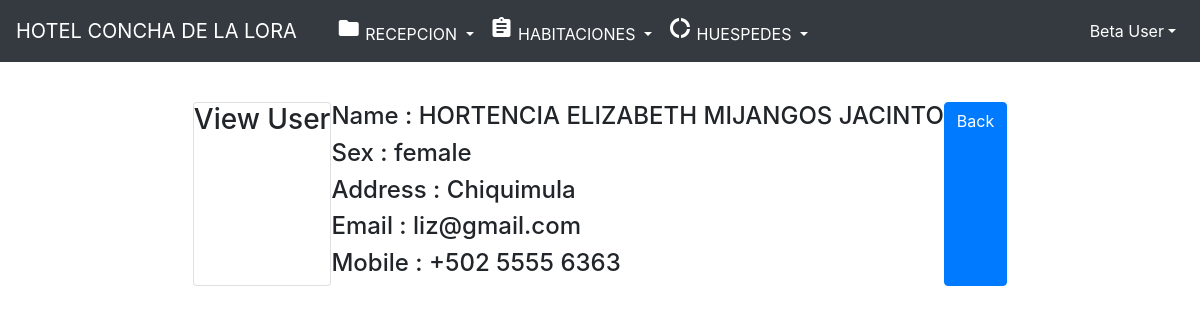
The page /user/viewuser/188 on the database its author committed.
### tables this page shows
CREATE TABLE `usertable` (
  `id` int(11) NOT NULL,
  `name` varchar(50) NOT NULL,
  `sex` varchar(10) NOT NULL,
  `username` varchar(32) NOT NULL,
  `password` varchar(32) NOT NULL,
  `mobile` varchar(15) NOT NULL,
  `address` varchar(50) NOT NULL,
  `email` varchar(50) NOT NULL,
  `image` varchar(50) NOT NULL
);

### application/controllers/User.php (called while the page is built, shortened)
<?php
class user extends  CI_Controller{
    public function viewuser($userid = "")
    {
       $this->load->view('template/inc/header.php');
	   $data['userdata'] = $this->HomeModel->getsingleuser($userid);
       $this->load->view('template/home/viewuser.php',$data);
       $this->load->view('template/inc/footer.php');
    }
}

### index.php (called while the page is built, shortened)
<?php
require_once BASEPATH.'core/CodeIgniter.php';

### application/models/HomeModel.php (called while the page is built, shortened)
<?php
    class HomeModel extends  CI_Model{
        public function __construct()
        {
            $this->db = $this->load->database("default",TRUE);
        }
        public function getsingleuser($userid)
        {
            $this->db->where('id', $userid);
            $result = $this->db->get('usertable');
            return $result->result_array();
        }
    }
?>

### application/views/template/home/viewuser.php (the view)
<div class="row" style="margin-top: 40px;">
    <div class="card">
		<h3 >View User</h3>
	</div>
	<div class="well">
		<h4>Name : <?php echo $userdata[0]['name']; ?></h4>
		<h4>Sex : <?php echo $userdata[0]['sex']; ?></h4>
		<h4>Address : <?php echo $userdata[0]['address']; ?></h4>
		<h4>Email : <?php echo $userdata[0]['email']; ?></h4>
		<h4>Mobile : <?php echo $userdata[0]['mobile']; ?></h4>
	</div>
	<a href="<?php echo site_url("Home"); ?>" class="btn btn-primary">Back</a>
</div>

### rows shown on the page
usertable: name "HORTENCIA ELIZABETH MIJANGOS JACINTO", sex "female", address "Chiquimula", email "liz@gmail.com", mobile "+502 5555 6363"
